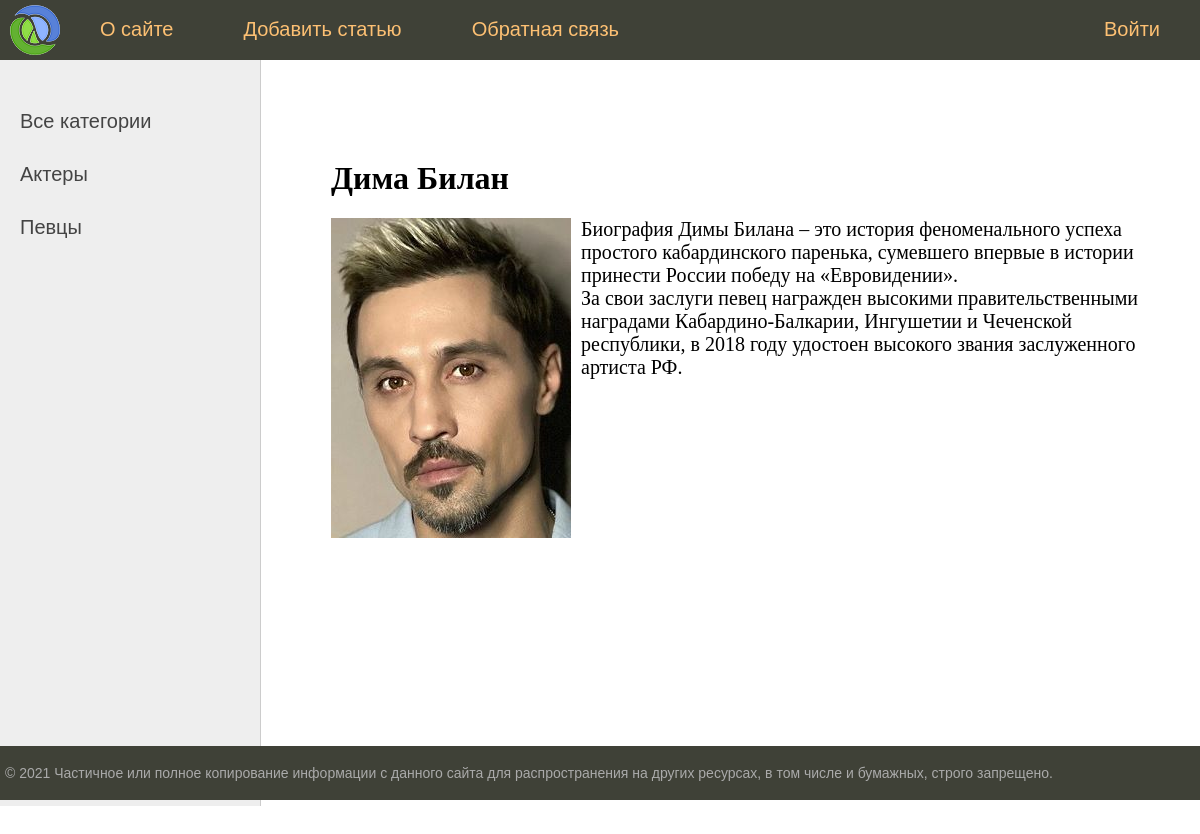
/post/dima-bilan/, run on the app's committed database.
### firstapp/models.py (models this page shows, shortened)
class Category(models.Model):
    name = models.CharField(max_length=100, db_index=True, verbose_name='Наименование категории')
    slug = models.SlugField(max_length=100, unique=True, db_index=True, verbose_name='URL')
    def get_absolute_url(self):
        return reverse('category', kwargs={'cat_slug': self.slug})
    class Meta:
        verbose_name = 'Категория'
        verbose_name_plural = 'Категории'
        ordering = ['name']

class men(models.Model):
    title = models.CharField(max_length=200, verbose_name='ФИО')
    slug = models.SlugField(max_length=100, unique=True, db_index=True, verbose_name='URL')
    content = models.TextField(blank=True, verbose_name='Биография')
    photo = models.ImageField(blank=True, upload_to='photos/%Y/%m/%d/', verbose_name='Фото')
    time_create = models.DateTimeField(auto_now_add=True, verbose_name='Время создания')
    time_update = models.DateTimeField(auto_now=True, verbose_name='Время обновления')
    is_published = models.BooleanField(default=True, verbose_name='Публикация')
    cat = models.ForeignKey('Category', on_delete=models.PROTECT, null=True, verbose_name='Категории')
    def __str__(self):
        return self.title
    class Meta:
        verbose_name = verbose_name_plural = 'Известные мужчины'
        ordering = ['title', 'time_create']

### firstapp/views.py (the view)
# urls.py: path('post/<slug:post_slug>/', ShowPost.as_view(), name='post'),
class ShowPost(DetailView):
    model = men
    template_name = 'firstapp/post.html'
    slug_url_kwarg = 'post_slug'
    context_object_name = 'post'
    def get_context_data(self, *, object_list=None, **kwargs):
        context = super().get_context_data(**kwargs)
        context['menu'] = menu
        context['title'] = context['post']
        return context

### firstapp/templatetags/men_tags.py (called while the page is built)
@register.inclusion_tag('firstapp/list_category.html')
def show_categories(sort=None, cat_selected=0):
    if not sort:
        cats = Category.objects.all()
    else:
        cats = Category.objects.order_by(sort)
    return {'cats': cats, 'cat_selected': cat_selected}

### firstapp/templates/firstapp/post.html
{% extends 'firstapp/base.html' %}
{% block content %}
<h1>{{ post.title }}</h1>
{% if post.photo %}
<p><img class="img-article-left" src="{{ post.photo.url }}"></p>
{% endif %}
{{ post.content|linebreaks }}
{% endblock %}

### firstapp/templates/firstapp/list_category.html
{% for c in cats %}
    {% if c.pk == cat_selected %}
        <li class="selected">{{c.name}}</li>
    {% else %}
        <li><a href="{{ c.get_absolute_url }}">{{c.name}}</a></li>
    {% endif %}
{% endfor %}

### firstapp/static/firstapp/css/styles.css (style rules this page uses)
html, body { font-family: 'Arial'; margin: 0; padding: 0; height: 100%; width: 100%; color: #444; }
a { color: #0059b2; text-decoration: none; }
img { max-width: 600px; height: auto; }
img.img-article-left { max-width: 300px; height: auto; float: left; padding: 0 10px 10px 0; }
.left-chapters ul li { margin: 30px 0 0 0; color: #999; }
.left-chapters ul li a { color: #444; text-decoration: none; }
.content-text h1 { font-size: 32px; }

### data on the page
Category: name "Актеры"
Category: name "Певцы"
men: title "Дима Билан", photo (picture), content "Биография Димы Билана – это история феноменального успеха простого кабардинского паренька, сумевшего впервые в истории принести России победу на «Евровидении». За свои заслуги певец награжден высокими правительственными наградами Кабардино-Балкарии, Ингушетии и Чеченской республики, в 2018 году удостоен высокого звания заслуженного артиста РФ."

### other printed values
{{ m.title }} "О сайте" "Добавить статью" "Обратная связь"
{{ m.title }} "Войти"
